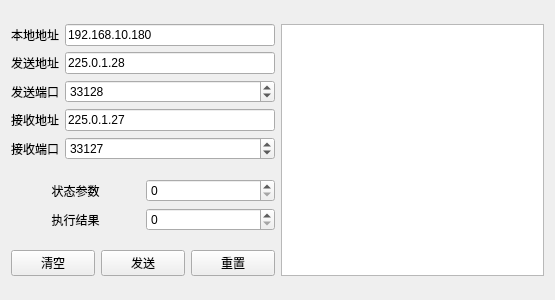
<?xml version="1.0" encoding="UTF-8"?>
<ui version="4.0">
 <class>StationNetCenterCmdTest</class>
 <widget class="QWidget" name="StationNetCenterCmdTest">
  <property name="geometry">
   <rect>
    <x>0</x>
    <y>0</y>
    <width>555</width>
    <height>300</height>
   </rect>
  </property>
  <property name="windowTitle">
   <string>Form</string>
  </property>
  <layout class="QGridLayout" name="gridLayout_4">
   <item row="0" column="0">
    <layout class="QGridLayout" name="gridLayout">
     <item row="3" column="0">
      <widget class="QLabel" name="label_2">
       <property name="text">
        <string>发送端口</string>
       </property>
       <property name="alignment">
        <set>Qt::AlignCenter</set>
       </property>
      </widget>
     </item>
     <item row="1" column="0">
      <widget class="QLabel" name="ip_4">
       <property name="text">
        <string>本地地址</string>
       </property>
       <property name="alignment">
        <set>Qt::AlignCenter</set>
       </property>
      </widget>
     </item>
     <item row="5" column="1">
      <widget class="QSpinBox" name="recvPort">
       <property name="minimum">
        <number>1</number>
       </property>
       <property name="maximum">
        <number>65535</number>
       </property>
       <property name="value">
        <number>33127</number>
       </property>
      </widget>
     </item>
     <item row="2" column="0">
      <widget class="QLabel" name="ip">
       <property name="text">
        <string>发送地址</string>
       </property>
       <property name="alignment">
        <set>Qt::AlignCenter</set>
       </property>
      </widget>
     </item>
     <item row="1" column="1">
      <widget class="QLineEdit" name="localIP">
       <property name="text">
        <string>192.168.10.180</string>
       </property>
      </widget>
     </item>
     <item row="5" column="0">
      <widget class="QLabel" name="label_3">
       <property name="text">
        <string>接收端口</string>
       </property>
       <property name="alignment">
        <set>Qt::AlignCenter</set>
       </property>
      </widget>
     </item>
     <item row="4" column="0">
      <widget class="QLabel" name="ip_5">
       <property name="text">
        <string>接收地址</string>
       </property>
       <property name="alignment">
        <set>Qt::AlignCenter</set>
       </property>
      </widget>
     </item>
     <item row="2" column="1">
      <widget class="QLineEdit" name="sendIP">
       <property name="text">
        <string>225.0.1.28</string>
       </property>
      </widget>
     </item>
     <item row="3" column="1">
      <widget class="QSpinBox" name="sendPort">
       <property name="minimum">
        <number>1</number>
       </property>
       <property name="maximum">
        <number>65535</number>
       </property>
       <property name="value">
        <number>33128</number>
       </property>
      </widget>
     </item>
     <item row="4" column="1">
      <widget class="QLineEdit" name="recvIP">
       <property name="text">
        <string>225.0.1.27</string>
       </property>
      </widget>
     </item>
    </layout>
   </item>
   <item row="2" column="0">
    <layout class="QGridLayout" name="gridLayout_3">
     <item row="0" column="1">
      <widget class="QPushButton" name="send">
       <property name="text">
        <string>发送</string>
       </property>
      </widget>
     </item>
     <item row="0" column="0">
      <widget class="QPushButton" name="clean">
       <property name="text">
        <string>清空</string>
       </property>
      </widget>
     </item>
     <item row="0" column="2">
      <widget class="QPushButton" name="reset">
       <property name="text">
        <string>重置</string>
       </property>
      </widget>
     </item>
    </layout>
   </item>
   <item row="1" column="0">
    <layout class="QGridLayout" name="gridLayout_2">
     <item row="0" column="0">
      <widget class="QLabel" name="ip_2">
       <property name="text">
        <string>状态参数</string>
       </property>
       <property name="alignment">
        <set>Qt::AlignCenter</set>
       </property>
      </widget>
     </item>
     <item row="1" column="0">
      <widget class="QLabel" name="ip_3">
       <property name="text">
        <string>执行结果</string>
       </property>
       <property name="alignment">
        <set>Qt::AlignCenter</set>
       </property>
      </widget>
     </item>
     <item row="1" column="1">
      <widget class="QSpinBox" name="jg">
       <property name="minimum">
        <number>0</number>
       </property>
       <property name="maximum">
        <number>65535</number>
       </property>
       <property name="value">
        <number>0</number>
       </property>
      </widget>
     </item>
     <item row="0" column="1">
      <widget class="QSpinBox" name="pa">
       <property name="minimum">
        <number>0</number>
       </property>
       <property name="maximum">
        <number>65535</number>
       </property>
       <property name="value">
        <number>0</number>
       </property>
      </widget>
     </item>
    </layout>
   </item>
   <item row="0" column="1" rowspan="3">
    <widget class="QTextEdit" name="log"/>
   </item>
  </layout>
 </widget>
 <resources/>
 <connections/>
</ui>
